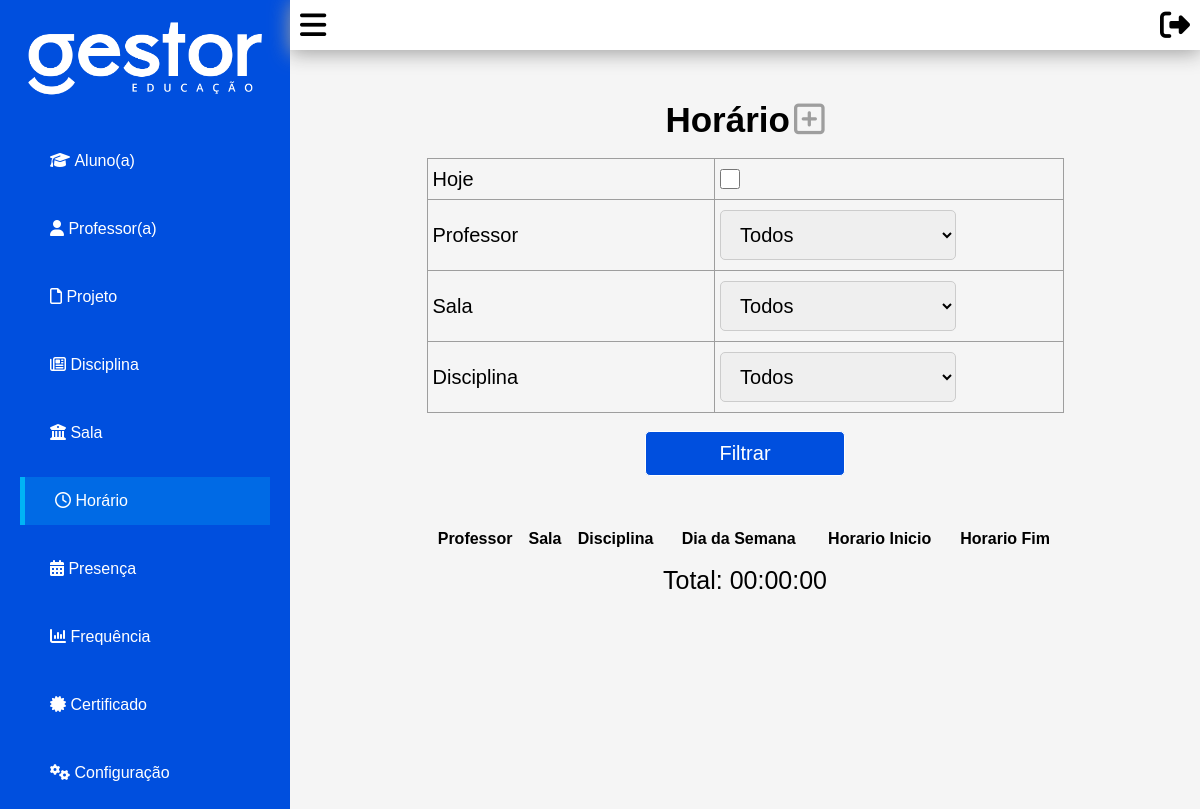
The page /horario on the database as committed earlier.
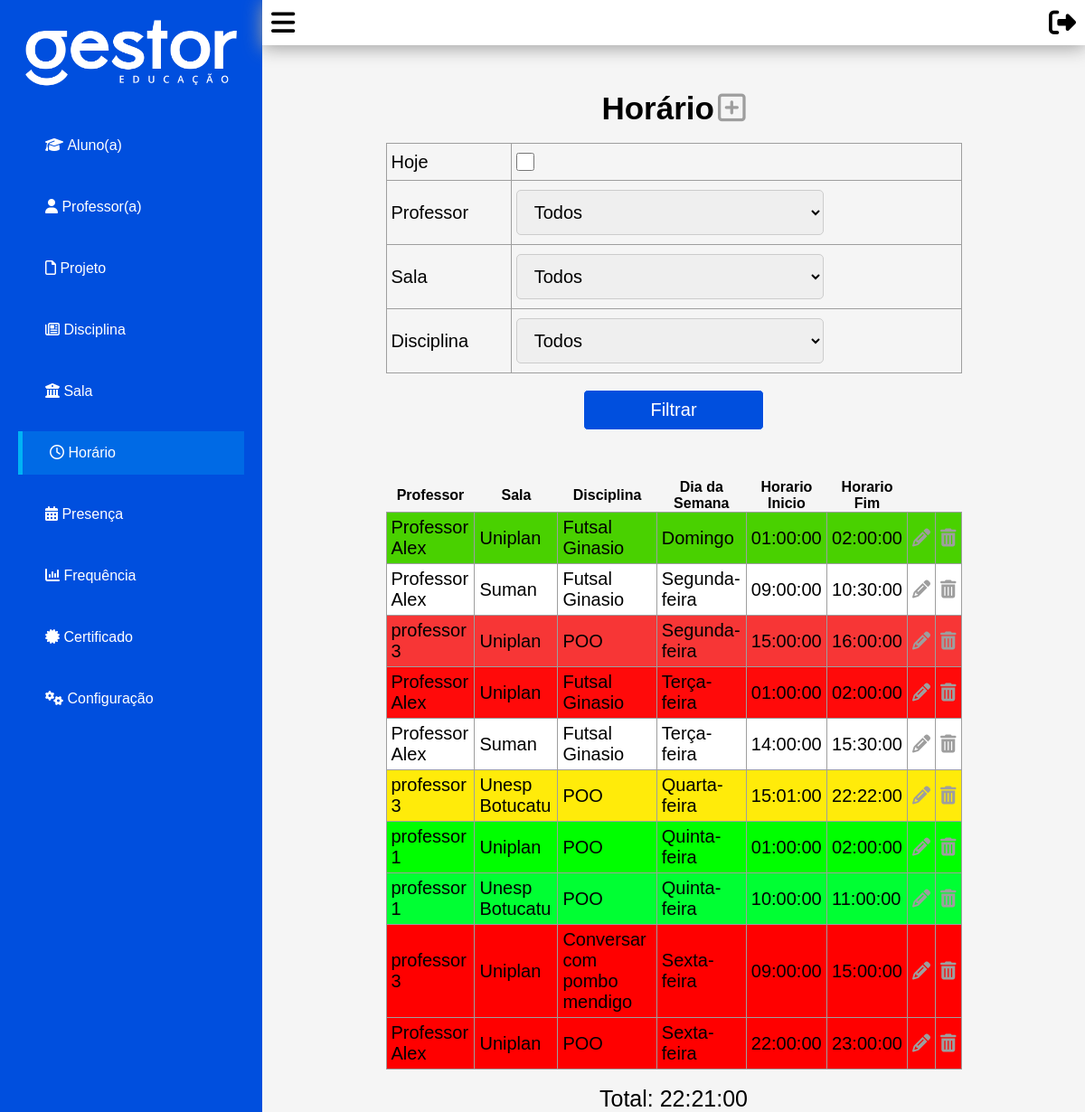
The same page on the database as committed later.
### tables this page shows
CREATE TABLE `horario` (
  `id` int NOT NULL,
  `cod_usuario` int NOT NULL,
  `cod_sala` int NOT NULL,
  `cod_disciplina` int NOT NULL,
  `dia_semana` int NOT NULL,
  `hora_inicio` time NOT NULL,
  `hora_fim` time NOT NULL,
  `cor` varchar(255) NOT NULL
);

CREATE TABLE `usuario` (
  `id` int NOT NULL,
  `nome` varchar(255) NOT NULL,
  `data_nascimento` date DEFAULT NULL,
  `rg` varchar(9) DEFAULT NULL,
  `cpf` bigint DEFAULT NULL,
  `rua` varchar(255) DEFAULT NULL,
  `numero` int DEFAULT NULL,
  `bairro` varchar(255) DEFAULT NULL,
  `cidade` varchar(255) DEFAULT NULL,
  `estado` varchar(255) DEFAULT NULL,
  `telefone` bigint DEFAULT NULL,
  `email` varchar(255) DEFAULT NULL,
  `senha` varchar(255) DEFAULT NULL,
  `data_inscricao` varchar(255) NOT NULL
);

CREATE TABLE `sala` (
  `id` int NOT NULL,
  `nome` varchar(255) NOT NULL
);

CREATE TABLE `disciplina` (
  `id` int NOT NULL,
  `nome` varchar(255) NOT NULL
);

### core/autoload.php (called while the page is built, shortened)
<?php
spl_autoload_register(function ($className) {
    $projectRoot = dirname(__DIR__);
    $baseDirs = [
        $projectRoot . '/core/router/',
        $projectRoot . '/core/controller/',
        $projectRoot . '/core/database/',
        $projectRoot . '/src/controller/',
        $projectRoot . '/src/model/',
    ];
    foreach ($baseDirs as $baseDir) {
        $file = $baseDir . $className . '.php';
        if (file_exists($file)) {
            return;
        }
    }
    throw new Exception("Classe '{$className}' não encontrada no autoload.");
});

### core/database/Connection.php (called while the page is built, shortened)
<?php
class Connection
{
    private $bd;
    public function __construct()
    {
        $this->username = $_ENV['DATABASE_USERNAME'];
        $this->password = $_ENV['DATABASE_PASSWORD'];
        $this->host     = $_ENV['DATABASE_HOST'];
        $this->port     = $_ENV['DATABASE_PORT'];
        $this->dataBase = $_ENV['DATABASE_NAME'];
        try {
            $this->bd = new PDO('mysql:host=' . $this->host . ';port=' . $this->port . ';dbname=' . $this->dataBase, $this->username, $this->password);
            $this->bd->setAttribute(PDO::ATTR_ERRMODE, PDO::ERRMODE_EXCEPTION);
        } catch (PDOException $err) {
            die('Database connection failed: ' . $err->getMessage());
        }
    }
    public function getConnection(): PDO
    {
        return $this->bd;
    }
}

### core/database/Model.php (called while the page is built, shortened)
<?php
class Model
{
    public function __construct()
    {
        $Connection = new Connection;
        $this->connection = $Connection->getConnection();
    }
}

### src/controller/HorarioController.php (called while the page is built, shortened)
<?php
    class HorarioController extends Controller{
        function buscarTodos($post){
            $Horario = new Horario();
            $Horario->cod_usuario = isset($post['cod_usuario']) ? $post['cod_usuario'] : null;
            $Horario->cod_sala = isset($post['cod_sala']) ? $post['cod_sala'] : null;
            $Horario->cod_disciplina = isset($post['cod_disciplina']) ? $post['cod_disciplina'] : null;
            $Horario->dia_semana = isset($post['dia_semana']) ? $post['dia_semana'] : null;
            $horarios = $Horario->buscarTodos();
            return json_encode([
                "access" => true,
                "horarios" => $horarios
            ]);
        }
    }
?>

### src/model/Horario.php (called while the page is built, shortened)
<?php
    class Horario extends Model{
        function buscarTodos(){
            $sql = "
                SELECT
                    horario.*,
                    sala.nome as sala_nome,
                    disciplina.nome as disciplina_nome,
                    usuario.nome as usuario_nome,
                    TIMEDIFF(horario.hora_fim, horario.hora_inicio) AS duracao
                FROM horario
                LEFT JOIN sala ON sala.id = horario.cod_sala
                LEFT JOIN disciplina ON disciplina.id = horario.cod_disciplina
                LEFT JOIN usuario ON usuario.id = horario.cod_usuario
            ";
            $conditions = [];
            $params = [];
            $sql .= " ORDER BY horario.dia_semana ASC, horario.hora_inicio ASC;";
            $getTodos = $this->connection->prepare($sql);
            $getTodos->execute($params);
            return $getTodos->fetchAll(PDO::FETCH_ASSOC);
        }
    }
?>

### src/controller/UtilsController.php (called while the page is built, shortened)
<?php
    class UtilsController{
        public $dias_semana = [
            '1' => [
                'nome' => 'Domingo',
                'nome_ingles' => 'Sunday'
            ],
            '2' => [
                'nome' => 'Segunda-feira',
                'nome_ingles' => 'Monday'
            ],
            '3' => [
                'nome' => 'Terça-feira',
                'nome_ingles' => 'Tuesday'
            ],
            '4' => [
                'nome' => 'Quarta-feira',
                'nome_ingles' => 'Wednesday'
            ],
            '5' => [
                'nome' => 'Quinta-feira',
                'nome_ingles' => 'Thursday'
            ],
            '6' => [
                'nome' => 'Sexta-feira',
                'nome_ingles' => 'Friday'
            ],
            '7' => [
                'nome' => 'Sábado',
                'nome_ingles' => 'Saturday'
            ],
        ];
        function getNomeDiaSemana($cod_dia){
            return $this->dias_semana[$cod_dia]['nome'];
        }
    }
?>

### public/view/horario/index.php (the view, shortened to what the changed rows need)
<head>
	<?php include_once($_SERVER['DOCUMENT_ROOT'].'/src/controller/HorarioController.php')?>
    <?php include_once($_SERVER['DOCUMENT_ROOT'].'/src/controller/UtilsController.php')?>
    <link href="/public/view/horario/styles.css" rel="stylesheet">
</head>
<?php include_once($_SERVER['DOCUMENT_ROOT'].'/public/head.php')?>
<div class="grid-content grid-container">
	<?php include_once($_SERVER['DOCUMENT_ROOT'].'/public/menu.php')?>
    <div class="grid-item-content">
        <?php include_once($_SERVER['DOCUMENT_ROOT'].'/public/top.php')?>
        <label class="title">Horário</label> <a href="/horario/criar"><i class="title fa fa-plus-square-o" aria-hidden="true"></i></a>
		<br>
        <br>
        <form action="">
            <?php
                $UtilsController = new UtilsController();
                $HorarioController = new HorarioController();
                $data_horarios = [];
                $hoje = $cod_usuario = $cod_sala = $cod_disciplina = "";
                $total_duracao = "00:00:00" ;
                $horarios = json_decode($HorarioController->buscarTodos($data_horarios))->horarios;
            ?>
            <table class="list filtro">
                <tbody>
                        <tr>
                            <td class="text-left">
                                <label>Hoje</label>
                            </td>
                            <td class="text-left">
                                <input class='checkbox' type="checkbox" name="hoje" <?php if ($hoje) {echo "checked";}?>>
                            </td>
                        </tr>
                        <tr>
                            <td class="text-left">
                                <label>Professor</label>
                            </td>
                            <td class="text-left">
                                <select class='input' id="cod_usuario" name="cod_usuario" required>
                                    <option value="0"> Todos </option>
                                </select>
                            </td>
                        </tr>
                        <tr>
                            <td class="text-left">
                                <label>Sala</label>
                            </td>
                            <td class="text-left">
                                <select class='input' id="cod_sala" name="cod_sala" required>
                                    <option value="0"> Todos </option>
                                </select>
                            </td>
                        </tr>
                        <tr>
                            <td class="text-left">
                                <label>Disciplina</label>
                            </td>
                            <td class="text-left">
                                <select class='input' id="cod_disciplina" name="cod_disciplina" required>
                                    <option value="0"> Todos </option>
                                </select>
                            </td>
                        </tr>
                </tbody>
            </table>
            <br>
            <input class='button editar' type="submit" value="Filtrar">
        </form>
        <br>
        <br>
        <br>
		<table class="list">
            <tbody>
                <tr>
                    <th>
                        Professor
                    </th>
                    <th>
                        Sala
                    </th>
                    <th>
                        Disciplina
                    </th>
                    <th>
                        Dia da Semana
                    </th>
                    <th>
                        Horario Inicio
                    </th>
                    <th>
                        Horario Fim
                    </th>
                </tr>
                <?php foreach ($horarios as $horario){ ?>
                    <tr style="background-color: <?php echo $horario->cor ?>;">
                        <td class="text-left">
                            <?php echo $horario->usuario_nome ?>
                        </td>
                        <td class="text-left">
                            <?php echo $horario->sala_nome ?>
                        </td>
                        <td class="text-left">
                            <?php echo $horario->disciplina_nome ?>
                        </td>
                        <td class="text-left">
                            <?php echo $UtilsController->getNomeDiaSemana($horario->dia_semana)?>
                        </td>
                        <td class="text-left">
                            <?php echo $horario->hora_inicio ?>
                        </td>
                        <td class="text-left">
                            <?php echo $horario->hora_fim ?>
                        </td>
                        <td>
                            <a href="/horario/editar?id=<?php echo $horario->id ?>"><i class="fa fa-pencil" aria-hidden="true"></i></a>
                        </td>
                        <td>
                            <a href="/horario/deletar?id=<?php echo $horario->id ?>"><i class="fa fa-trash" aria-hidden="true"></i></a>
                        </td>
                        <?php
                                $hora1 = $total_duracao;
                                $hora2 = $horario->duracao;
                                list($horas1, $minutos1, $segundos1) = explode(':', $hora1);
                                $totalSegundos1 = ($horas1 * 3600) + ($minutos1 * 60) + $segundos1;
                                list($horas2, $minutos2, $segundos2) = explode(':', $hora2);
                                $totalSegundos2 = ($horas2 * 3600) + ($minutos2 * 60) + $segundos2;
                                $totalSegundos = $totalSegundos1 + $totalSegundos2;
                                $horas = floor($totalSegundos / 3600);
                                $minutos = floor(($totalSegundos % 3600) / 60);
                                $segundos = $totalSegundos % 60;
                                $total_duracao = sprintf('%02d:%02d:%02d', $horas, $minutos, $segundos);
                        ?>
                    </tr>
                <?php } ?>
            </tbody>
        </table>
        <br>
        <label class="subTitle">Total: <?php echo $total_duracao ?></label>
    </div>
</div>

Rows that differ between the two databases and show on the page:
added horario: cod_usuario.nome "Professor Alex", cod_sala.nome "Uniplan", cod_disciplina.nome "Futsal Ginasio", dia_semana "Domingo", hora_inicio "01:00:00", hora_fim "02:00:00", cor "#49d100" (drawn)
added horario: cod_usuario.nome "Professor Alex", cod_sala.nome "Suman", cod_disciplina.nome "Futsal Ginasio", dia_semana "Segunda-feira", hora_inicio "09:00:00", hora_fim "10:30:00", cor "#ffffff" (drawn)
added horario: cod_usuario.nome "professor 3", cod_sala.nome "Uniplan", cod_disciplina.nome "POO", dia_semana "Segunda-feira", hora_inicio "15:00:00", hora_fim "16:00:00", cor "#f73636" (drawn)
added horario: cod_usuario.nome "Professor Alex", cod_sala.nome "Uniplan", cod_disciplina.nome "Futsal Ginasio", dia_semana "Terça-feira", hora_inicio "01:00:00", hora_fim "02:00:00", cor "#ff0a0a" (drawn)
added horario: cod_usuario.nome "Professor Alex", cod_sala.nome "Suman", cod_disciplina.nome "Futsal Ginasio", dia_semana "Terça-feira", hora_inicio "14:00:00", hora_fim "15:30:00", cor "#ffffff" (drawn)
added horario: cod_usuario.nome "professor 3", cod_sala.nome "Unesp Botucatu", cod_disciplina.nome "POO", dia_semana "Quarta-feira", hora_inicio "15:01:00", hora_fim "22:22:00", cor "#ffeb0a" (drawn)
added horario: cod_usuario.nome "professor 1", cod_sala.nome "Uniplan", cod_disciplina.nome "POO", dia_semana "Quinta-feira", hora_inicio "01:00:00", hora_fim "02:00:00", cor "#00ff00" (drawn)
added horario: cod_usuario.nome "professor 1", cod_sala.nome "Unesp Botucatu", cod_disciplina.nome "POO", dia_semana "Quinta-feira", hora_inicio "10:00:00", hora_fim "11:00:00", cor "#00ff33" (drawn)
added horario: cod_usuario.nome "professor 3", cod_sala.nome "Uniplan", cod_disciplina.nome "Conversar com pombo mendigo", dia_semana "Sexta-feira", hora_inicio "09:00:00", hora_fim "15:00:00", cor "#ff0000" (drawn)
added horario: cod_usuario.nome "Professor Alex", cod_sala.nome "Uniplan", cod_disciplina.nome "POO", dia_semana "Sexta-feira", hora_inicio "22:00:00", hora_fim "23:00:00", cor "#ff0000" (drawn)
Other text that changed with them:
$total_duracao: "00:00:00" → "22:21:00"
